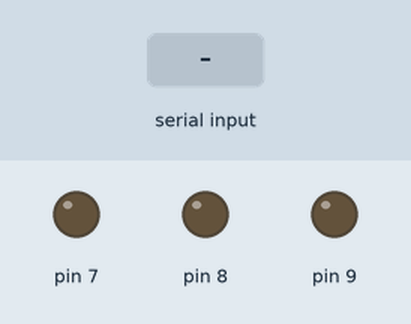
The sketch below on a simulated Arduino Uno, built with avr-gcc and run on an emulated ATmega328P. Parts: output pins drawn as LEDs (lit = HIGH). The inputs (shaded band) are chosen by the test bench.

Above: at 1.2 s.
1.3 s: "30,150\n" received over Serial
At 1.7 s:
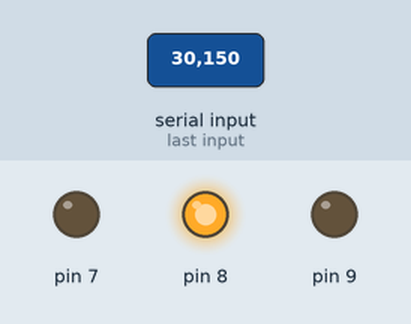
Timing chart, 0 to 4.3 s (numbered marks = the images above; inputs shaded):
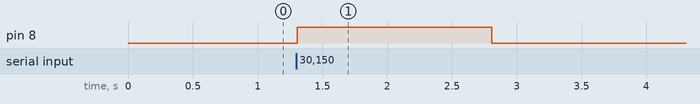

The sketch:

mux.ino
```cpp
int D0 = 0;
int D1 = 0;
int S = 0;
int bitcount = 0;
int output = 0;
void setup() {
  pinMode(7,OUTPUT);
  pinMode(8,OUTPUT);
  pinMode(9,OUTPUT);
  Serial.begin(9600);
}

void loop() {
  if(Serial.available()>0) {
    char c = Serial.read();
    if(c=='0' || c=='1') {
      int bit = c - '0';
      if( bitcount==0) {
        D0 = bit;
        bitcount = 1;
      }
      else if (bitcount==1) {
        D1 = bit;
        bitcount = 2;
      }
      else if(bitcount==2) {
        S = bit;
        bitcount = 3;
      }
      if(bitcount==3) {
        output = (D0 & (1 - S)) | (D1 & S);
        digitalWrite(7,D0);
        digitalWrite(8,D1);
        if(output==1) {
          digitalWrite(9,1);
        }
        delay(1500);
        digitalWrite(7,0);
        digitalWrite(8,0);
        digitalWrite(9,0);
        bitcount = 0;
        while(Serial.available() > 0) {
          Serial.read();
          }
        }
      }
    }
  }
```

Measured:
- after the input at 1.3 s, pin 8: LOW → HIGH at once, → LOW 1.5 s later
